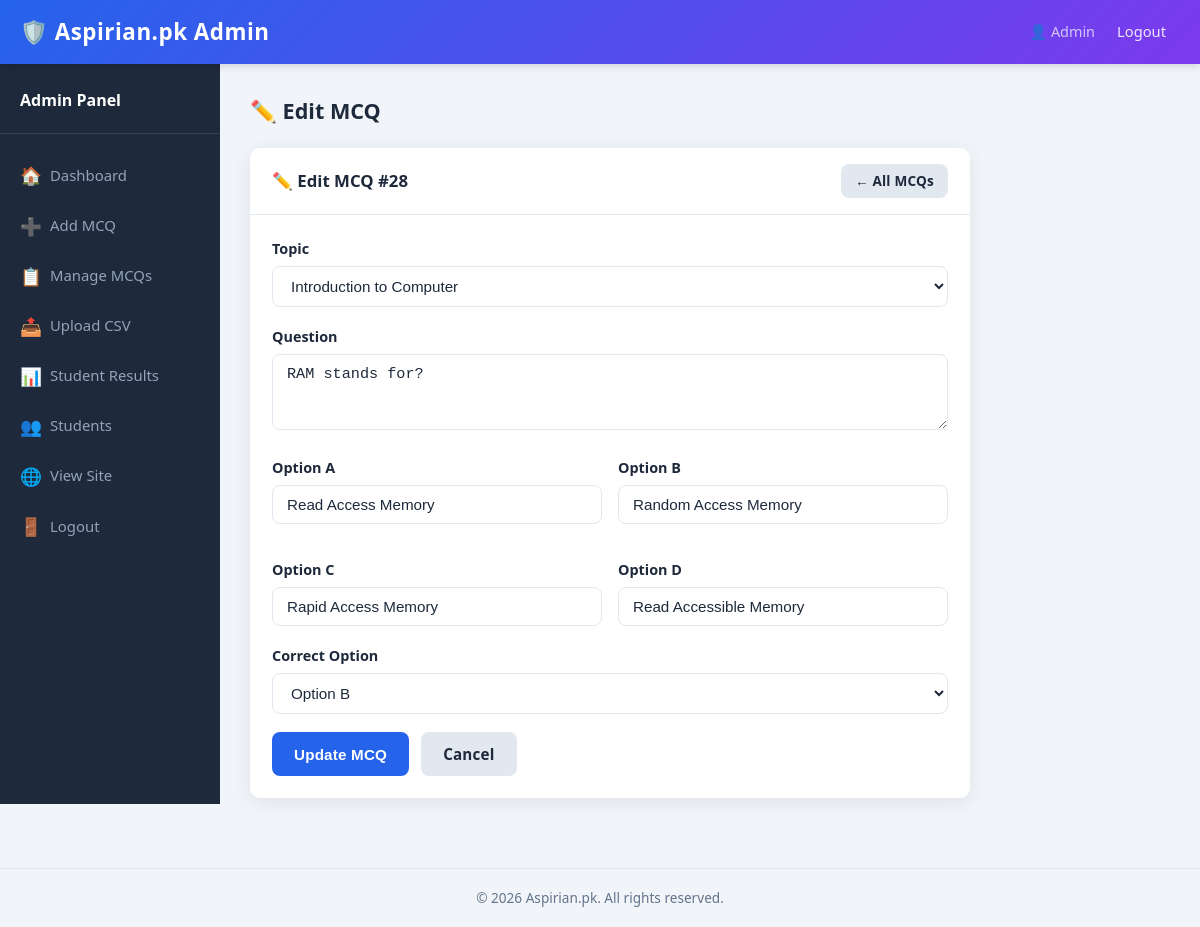
Screenshot of /admin/edit_mcq.php?id=28 (signed in) with the database file from the repository.
### tables this page shows
CREATE TABLE IF NOT EXISTS mcqs (
    id              INT(11)       NOT NULL AUTO_INCREMENT,
    topic           VARCHAR(100)  NOT NULL,
    question        TEXT          NOT NULL,
    option_a        VARCHAR(255)  NOT NULL,
    option_b        VARCHAR(255)  NOT NULL,
    option_c        VARCHAR(255)  NOT NULL,
    option_d        VARCHAR(255)  NOT NULL,
    correct_option  ENUM('a','b','c','d') NOT NULL,
    created_at      TIMESTAMP     NOT NULL DEFAULT CURRENT_TIMESTAMP,
    PRIMARY KEY (id),
    INDEX idx_topic (topic)
);

### functions.php (called while the page is built, shortened)
<?php
require_once __DIR__ . '/config.php';
function e(string $str): string {
    return htmlspecialchars($str, ENT_QUOTES | ENT_HTML5, 'UTF-8');
}
function fetchOne(string $sql, string $types = '', ...$params): ?array {
    global $conn;
    $stmt = $conn->prepare($sql);
    if ($types && $params) {
        $stmt->bind_param($types, ...$params);
    }
    $stmt->execute();
    $result = $stmt->get_result();
    $row    = $result->fetch_assoc();
    return $row ?: null;
}

### admin/edit_mcq.php (the view, shortened to what this page needs)
<?php
require_once __DIR__ . '/../functions.php';
$id  = (int)($_GET['id'] ?? 0);
$mcq = fetchOne('SELECT * FROM mcqs WHERE id = ? LIMIT 1', 'i', $id);
include '_header.php';
?>
<div class="card" style="max-width:720px;">
    <div class="card-header">
        ✏️ Edit MCQ #<?= $id ?>
        <a href="mcqs.php" class="btn btn-light btn-sm">← All MCQs</a>
    </div>
    <div class="card-body">
        <form method="POST" action="edit_mcq.php?id=<?= $id ?>" novalidate>
            <div class="form-group">
                <label for="topic">Topic</label>
                <select id="topic" name="topic" class="form-control" required>
                    <?php foreach (TOPICS as $t): ?>
                        <option value="<?= e($t) ?>" <?= ($mcq['topic'] === $t) ? 'selected' : '' ?>>
                            <?= e($t) ?>
                        </option>
                    <?php endforeach; ?>
                </select>
            </div>
            <div class="form-group">
                <label for="question">Question</label>
                <textarea
                    id="question"
                    name="question"
                    class="form-control"
                    rows="3"
                    required
                    style="resize:vertical;"
                ><?= e($mcq['question']) ?></textarea>
            </div>
            <div style="display:grid; grid-template-columns:1fr 1fr; gap:16px;">
                <?php foreach (['a','b','c','d'] as $letter): ?>
                    <div class="form-group">
                        <label for="option_<?= $letter ?>">Option <?= strtoupper($letter) ?></label>
                        <input
                            type="text"
                            id="option_<?= $letter ?>"
                            name="option_<?= $letter ?>"
                            class="form-control"
                            value="<?= e($mcq['option_' . $letter]) ?>"
                            required
                        >
                    </div>
                <?php endforeach; ?>
            </div>
            <div class="form-group">
                <label for="correct_option">Correct Option</label>
                <select id="correct_option" name="correct_option" class="form-control" required>
                    <?php foreach (['a'=>'A','b'=>'B','c'=>'C','d'=>'D'] as $val => $label): ?>
                        <option value="<?= $val ?>" <?= ($mcq['correct_option'] === $val) ? 'selected' : '' ?>>
                            Option <?= $label ?>
                        </option>
                    <?php endforeach; ?>
                </select>
            </div>
            <div style="display:flex; gap:12px; margin-top:8px;">
                <button type="submit" class="btn btn-primary">Update MCQ</button>
                <a href="mcqs.php" class="btn btn-light">Cancel</a>
            </div>
        </form>
    </div>
</div>
<?php include '_footer.php'; ?>

### assets/css/style.css (style rules this page uses)
*, *::before, *::after { box-sizing: border-box; margin: 0; padding: 0; }
:root { --primary: #2563eb; --primary-dk: #1e40af; --secondary: #7c3aed; --success: #16a34a; --danger: #dc2626; --warning: #d97706; --bg: #f1f5f9; --card: #ffffff; --text: #1e293b; --muted: #64748b; --border: #e2e8f0; --radius: 10px; --shadow: 0 4px 20px rgba(0,0,0,.08); }
body { font-family: 'Segoe UI', Tahoma, Geneva, Verdana, sans-serif; background: var(--bg); color: var(--text); min-height: 100vh; line-height: 1.6; }
a { color: var(--primary); text-decoration: none; }
.form-group { margin-bottom: 18px; }
.form-group label { display: block; font-weight: 600; margin-bottom: 6px; font-size: .9rem; color: var(--text); }
.form-control { width: 100%; padding: 10px 14px; border: 1.5px solid var(--border); border-radius: 8px; font-size: .95rem; transition: border-color .2s, box-shadow .2s; background: #fff; color: var(--text); }
select.form-control { cursor: pointer; }
.btn { display: inline-block; padding: 10px 22px; border-radius: 8px; border: none; font-size: .95rem; font-weight: 600; cursor: pointer; transition: background .2s, transform .1s, box-shadow .2s; text-align: center; letter-spacing: .2px; }
.btn-primary { background: var(--primary); color: #fff; }
.btn-light { background: var(--border); color: var(--text); }
.btn-sm { padding: 6px 14px; font-size: .85rem; }
.card { background: var(--card); border-radius: var(--radius); box-shadow: var(--shadow); overflow: hidden; }
.card-header { padding: 16px 22px; border-bottom: 1px solid var(--border); font-weight: 700; font-size: 1.05rem; display: flex; align-items: center; justify-content: space-between; gap: 10px; }
.card-body { padding: 22px; }

### rows the page displays
mcqs: question "RAM stands for?", option_a "Read Access Memory", option_b "Random Access Memory", option_c "Rapid Access Memory", option_d "Read Accessible Memory", correct_option "Option B"

### other values shown
SITE_NAME "Aspirian.pk"
$_SESSION['name'] "Admin"
$pageTitle "✏️ Edit MCQ"
$id "28"
$letter "A"
$letter "B"
$letter "C"
$letter "D"
form field topic "Introduction to Computer"
